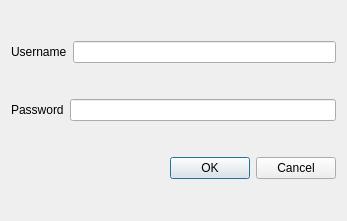
<?xml version="1.0" encoding="UTF-8"?>
<ui version="4.0">
 <class>add</class>
 <widget class="QDialog" name="add">
  <property name="geometry">
   <rect>
    <x>0</x>
    <y>0</y>
    <width>347</width>
    <height>221</height>
   </rect>
  </property>
  <property name="minimumSize">
   <size>
    <width>347</width>
    <height>221</height>
   </size>
  </property>
  <property name="windowTitle">
   <string>Dialog</string>
  </property>
  <layout class="QVBoxLayout" name="verticalLayout">
   <item>
    <layout class="QHBoxLayout" name="horizontalLayout">
     <item>
      <widget class="QLabel" name="label">
       <property name="text">
        <string>Username</string>
       </property>
      </widget>
     </item>
     <item>
      <widget class="QLineEdit" name="username_box"/>
     </item>
    </layout>
   </item>
   <item>
    <layout class="QHBoxLayout" name="horizontalLayout_2">
     <item>
      <widget class="QLabel" name="label_2">
       <property name="text">
        <string>Password</string>
       </property>
      </widget>
     </item>
     <item>
      <widget class="QLineEdit" name="password_box">
       <property name="echoMode">
        <enum>QLineEdit::Password</enum>
       </property>
      </widget>
     </item>
    </layout>
   </item>
   <item>
    <widget class="QDialogButtonBox" name="buttonBox">
     <property name="orientation">
      <enum>Qt::Horizontal</enum>
     </property>
     <property name="standardButtons">
      <set>QDialogButtonBox::Cancel|QDialogButtonBox::Ok</set>
     </property>
    </widget>
   </item>
  </layout>
 </widget>
 <resources/>
 <connections>
  <connection>
   <sender>buttonBox</sender>
   <signal>accepted()</signal>
   <receiver>add</receiver>
   <slot>accept()</slot>
   <hints>
    <hint type="sourcelabel">
     <x>257</x>
     <y>211</y>
    </hint>
    <hint type="destinationlabel">
     <x>157</x>
     <y>274</y>
    </hint>
   </hints>
  </connection>
  <connection>
   <sender>buttonBox</sender>
   <signal>rejected()</signal>
   <receiver>add</receiver>
   <slot>reject()</slot>
   <hints>
    <hint type="sourcelabel">
     <x>325</x>
     <y>211</y>
    </hint>
    <hint type="destinationlabel">
     <x>286</x>
     <y>274</y>
    </hint>
   </hints>
  </connection>
 </connections>
</ui>
